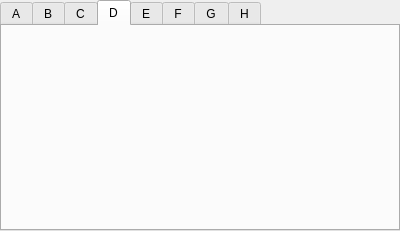
<?xml version="1.0" encoding="UTF-8"?>
<ui version="4.0">
 <class>EFrame</class>
 <widget class="QEFrame" name="EFrame">
  <property name="geometry">
   <rect>
    <x>0</x>
    <y>0</y>
    <width>400</width>
    <height>231</height>
   </rect>
  </property>
  <property name="windowTitle">
   <string>EtherCat</string>
  </property>
  <layout class="QVBoxLayout" name="verticalLayout">
   <property name="spacing">
    <number>0</number>
   </property>
   <property name="margin">
    <number>0</number>
   </property>
   <item>
    <widget class="QTabWidget" name="tabWidget">
     <property name="currentIndex">
      <number>3</number>
     </property>
     <widget class="QWidget" name="tab">
      <attribute name="title">
       <string>A</string>
      </attribute>
      <layout class="QVBoxLayout" name="verticalLayout_2">
       <item>
        <widget class="QEForm" name="qeform">
         <property name="uiFile" stdset="0">
          <string>galil_motor_ecat.ui</string>
         </property>
         <property name="variableSubstitutions" stdset="0">
          <string>M=$(M1)</string>
         </property>
        </widget>
       </item>
      </layout>
     </widget>
     <widget class="QWidget" name="tab_2">
      <attribute name="title">
       <string>B</string>
      </attribute>
      <layout class="QVBoxLayout" name="verticalLayout_3">
       <item>
        <widget class="QEForm" name="qeform_2">
         <property name="uiFile" stdset="0">
          <string>galil_motor_ecat.ui</string>
         </property>
         <property name="variableSubstitutions" stdset="0">
          <string>M=$(M2)</string>
         </property>
        </widget>
       </item>
      </layout>
     </widget>
     <widget class="QWidget" name="tab_3">
      <attribute name="title">
       <string>C</string>
      </attribute>
      <layout class="QVBoxLayout" name="verticalLayout_4">
       <item>
        <widget class="QEForm" name="qeform_3">
         <property name="uiFile" stdset="0">
          <string>galil_motor_ecat.ui</string>
         </property>
         <property name="variableSubstitutions" stdset="0">
          <string>M=$(M3)</string>
         </property>
        </widget>
       </item>
      </layout>
     </widget>
     <widget class="QWidget" name="tab_4">
      <attribute name="title">
       <string>D</string>
      </attribute>
      <layout class="QVBoxLayout" name="verticalLayout_5">
       <item>
        <widget class="QEForm" name="qeform_4">
         <property name="uiFile" stdset="0">
          <string>galil_motor_ecat.ui</string>
         </property>
         <property name="variableSubstitutions" stdset="0">
          <string>M=$(M4)</string>
         </property>
        </widget>
       </item>
      </layout>
     </widget>
     <widget class="QWidget" name="tab_5">
      <attribute name="title">
       <string>E</string>
      </attribute>
      <layout class="QVBoxLayout" name="verticalLayout_6">
       <item>
        <widget class="QEForm" name="qeform_5">
         <property name="uiFile" stdset="0">
          <string>galil_motor_ecat.ui</string>
         </property>
         <property name="variableSubstitutions" stdset="0">
          <string>M=$(M5)</string>
         </property>
        </widget>
       </item>
      </layout>
     </widget>
     <widget class="QWidget" name="tab_6">
      <attribute name="title">
       <string>F</string>
      </attribute>
      <layout class="QVBoxLayout" name="verticalLayout_7">
       <item>
        <widget class="QEForm" name="qeform_6">
         <property name="uiFile" stdset="0">
          <string>galil_motor_ecat.ui</string>
         </property>
         <property name="variableSubstitutions" stdset="0">
          <string>M=$(M6)</string>
         </property>
        </widget>
       </item>
      </layout>
     </widget>
     <widget class="QWidget" name="tab_7">
      <attribute name="title">
       <string>G</string>
      </attribute>
      <layout class="QVBoxLayout" name="verticalLayout_8">
       <item>
        <widget class="QEForm" name="qeform_7">
         <property name="uiFile" stdset="0">
          <string>galil_motor_ecat.ui</string>
         </property>
         <property name="variableSubstitutions" stdset="0">
          <string>M=$(M7)</string>
         </property>
        </widget>
       </item>
      </layout>
     </widget>
     <widget class="QWidget" name="tab_8">
      <attribute name="title">
       <string>H</string>
      </attribute>
      <layout class="QVBoxLayout" name="verticalLayout_9">
       <item>
        <widget class="QEForm" name="qeform_8">
         <property name="uiFile" stdset="0">
          <string>galil_motor_ecat.ui</string>
         </property>
         <property name="variableSubstitutions" stdset="0">
          <string>M=$(M8)</string>
         </property>
        </widget>
       </item>
      </layout>
     </widget>
    </widget>
   </item>
  </layout>
 </widget>
 <customwidgets>
  <customwidget>
   <class>QEForm</class>
   <extends>QWidget</extends>
   <header>QEForm.h</header>
  </customwidget>
  <customwidget>
   <class>QEFrame</class>
   <extends>QFrame</extends>
   <header>QEFrame.h</header>
   <container>1</container>
  </customwidget>
 </customwidgets>
 <resources/>
 <connections/>
</ui>
